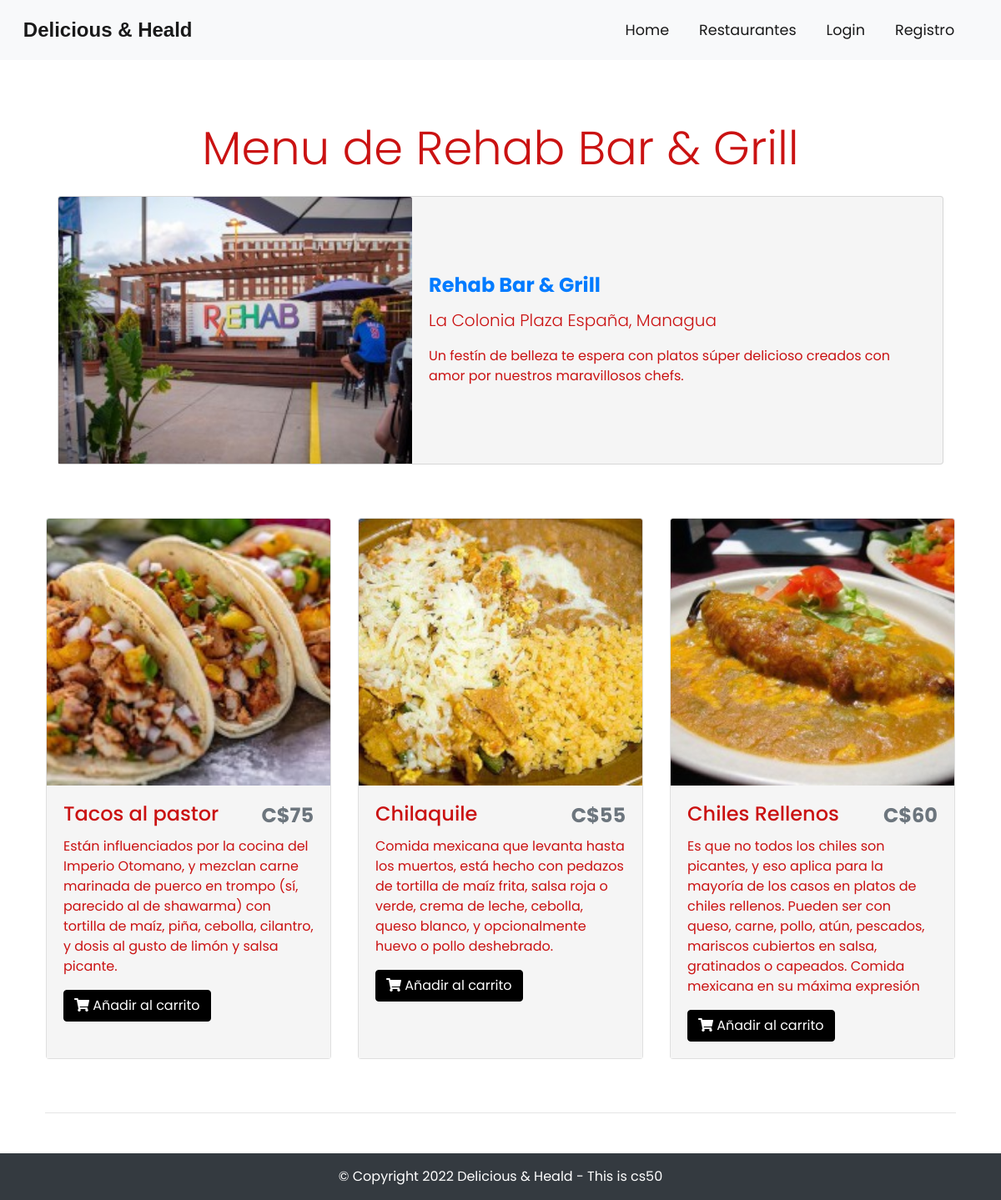
Screenshot of /foodienator/dish/list/12 with the database file from the repository.
### tables this page shows
CREATE TABLE IF NOT EXISTS `restaurants` (
  `r_id` int(11) NOT NULL AUTO_INCREMENT,
  `c_id` int(11) NOT NULL,
  `name` varchar(255) NOT NULL,
  `email` varchar(255) NOT NULL,
  `phone` varchar(255) NOT NULL,
  `url` varchar(255) NOT NULL,
  `o_hr` varchar(255) NOT NULL,
  `c_hr` varchar(255) NOT NULL,
  `o_days` varchar(255) NOT NULL,
  `address` text NOT NULL,
  `img` text NOT NULL,
  PRIMARY KEY (`r_id`)
);

CREATE TABLE IF NOT EXISTS `dishesh` (
  `d_id` int(11) NOT NULL AUTO_INCREMENT,
  `r_id` int(11) NOT NULL,
  `name` varchar(255) NOT NULL,
  `about` varchar(255) NOT NULL,
  `price` float NOT NULL,
  `img` text NOT NULL,
  PRIMARY KEY (`d_id`)
);

### foodienator/application/controllers/Dish.php (called while the page is built, shortened)
<?php
class Dish extends CI_Controller {
    function __construct(){
        $this->load->library('cart');
    }
    public function list($id) {
        $this->load->model('Menu_model');
        $dishesh = $this->Menu_model->getDishesh($id);
        $this->load->model('Store_model');
        $res = $this->Store_model->getStore($id);
        $data['dishesh'] = $dishesh;
        $data['res'] = $res;
        $this->load->view('front/partials/header');
        $this->load->view('front/dish', $data);
        $this->load->view('front/partials/footer');
    }
}

### foodienator/index.php (called while the page is built, shortened)
<?php
require_once BASEPATH.'core/CodeIgniter.php';

### foodienator/application/models/Store_model.php (called while the page is built, shortened)
<?php
class Store_model extends CI_Model {
    public function getStore($id) {
        $this->db->where('r_id', $id);
        $store = $this->db->get('restaurants')->row_array();
        return $store;
    }
}

### foodienator/application/models/Menu_model.php (called while the page is built, shortened)
<?php
class Menu_model extends CI_Model {
    public function getDishesh($id) {
        $this->db->where('r_id', $id);
        $dish = $this->db->get('dishesh')->result_array();
        return $dish;
    }
}

### foodienator/application/views/front/dish.php (the view)
<div class="container p-4">
    <div class="row welcome text-center welcome">
        <div class="col-12">
            <h1 class="display-4">Menu de <?php echo $res['name']; ?></h1>
        </div>
    </div>
    <div class="container res-card">
        <div class="card">
            <?php $img = $res['img'];?>
            <img src="<?php echo base_url().'public/uploads/restaurant/thumb/'.$img; ?>" class="card-img-top" />
            <div class="card-body">
                <h4 class="card-title font-weight-bold text-primary"><?php echo $res['name']; ?></h4>
                <p class="card-text lead"><?php echo $res['address']; ?></p>
                <p class="card-text">
                Un festín de belleza te espera con platos súper delicioso creados con amor por nuestros maravillosos chefs.
                </p>
            </div>
        </div>
    </div>
</div>
<div class="container p-4 dish-card">
    <div class="row">
        <?php if(!empty($dishesh)) { ?>
        <?php foreach($dishesh as $dish) { ?>
        <div class="col-md-6 col-lg-4 d-flex align-items-stretch">
            <div class="card mb-4 shadow-sm">
                <?php $image = $dish['img'];?>
                <img class="card-img-top" src="<?php echo base_url().'public/uploads/dishesh/thumb/'.$image; ?>">
                <div class="card-body">
                    <div class="d-flex justify-content-between align-items-center">
                        <h4 class="card-title"><?php echo $dish['name']; ?></h4>
                        <h4 class="text-muted"><b>C$<?php echo $dish['price']; ?></b></h4>
                    </div>
                    <p class="card-text"><?php echo $dish['about']; ?></p>
                    <a href="<?php echo base_url().'Dish/addToCart/'.$dish['d_id']; ?>" class="btn btn-primary"><i
                            class="fas fa-shopping-cart"></i> Añadir al carrito</a>
                </div>
            </div>
        </div>
        <?php } ?>
        <?php } else { ?>
        <div class="jumbotron">
            <h1>No se encontraron registros</h1>
        </div>
        <?php } ?>
    </div>
    <hr class="my-4">
</div>

### foodienator/assets/css/style.css (style rules this page uses)
html, body { height: 100%; width: 100%; font-family: "Poppins", sans-serif; color: rgb(202, 18, 18); }
.btn-primary { background-color: black; border: 1px solid black; }
.welcome { width: 75%; margin: 0 auto; padding-top: 2rem; }
.dish-card .card-img-top { width: 100%; height: 40vh; object-fit: cover; }
.dish-card .card-body { background-color: #f5f5f5; }
.res-card .card { flex-direction: row; align-items: center; }
.res-card .card-title { font-weight: bold; }
.res-card .card img { width: 80%; height: 40vh; object-fit: cover; }
.res-card .card { background-color: #f5f5f5; }
@media only screen and (max-width: 1200px) { .res-card .card img { width: 40%; } }
[class*="col-"] { padding: 1rem; }

### rows the page displays
restaurants: name "Rehab Bar & Grill", img (picture), address "La Colonia Plaza España, Managua"
dishesh: img (picture), name "Tacos al pastor", price "75", about "Están influenciados por la cocina del Imperio Otomano, y mezclan carne marinada de puerco en trompo (sí, parecido al de shawarma) con tortilla de maíz, piña, cebolla, cilantro, y dosis al gusto de limón y salsa picante."
dishesh: img (picture), name "Chilaquile", price "55", about "Comida mexicana que levanta hasta los muertos, está hecho con pedazos de tortilla de maíz frita, salsa roja o verde, crema de leche, cebolla, queso blanco, y opcionalmente huevo o pollo deshebrado."
dishesh: img (picture), name "Chiles Rellenos", price "60", about "Es que no todos los chiles son picantes, y eso aplica para la mayoría de los casos en platos de chiles rellenos. Pueden ser con queso, carne, pollo, atún, pescados, mariscos cubiertos en salsa, gratinados o capeados. Comida mexicana en su máxima expresión"
